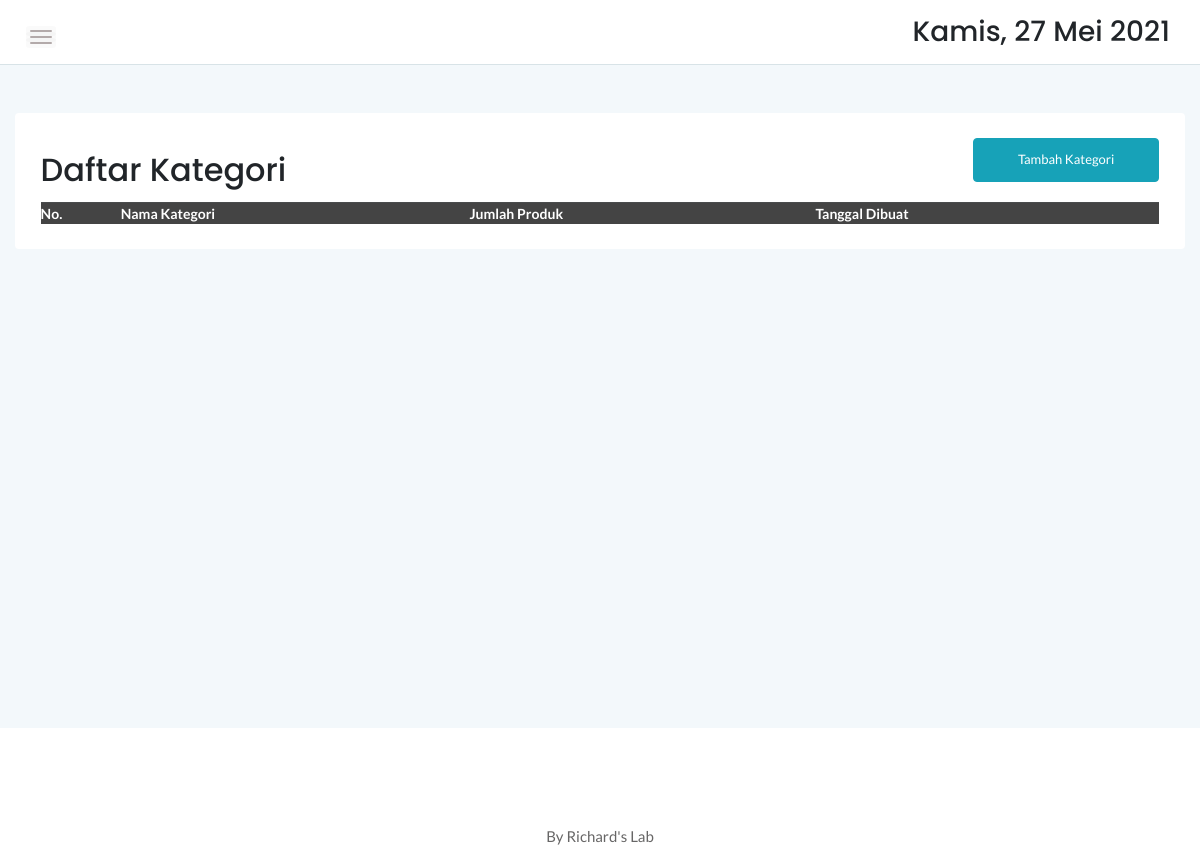
/admin/kategori.php, run on an earlier commit of the app's database.
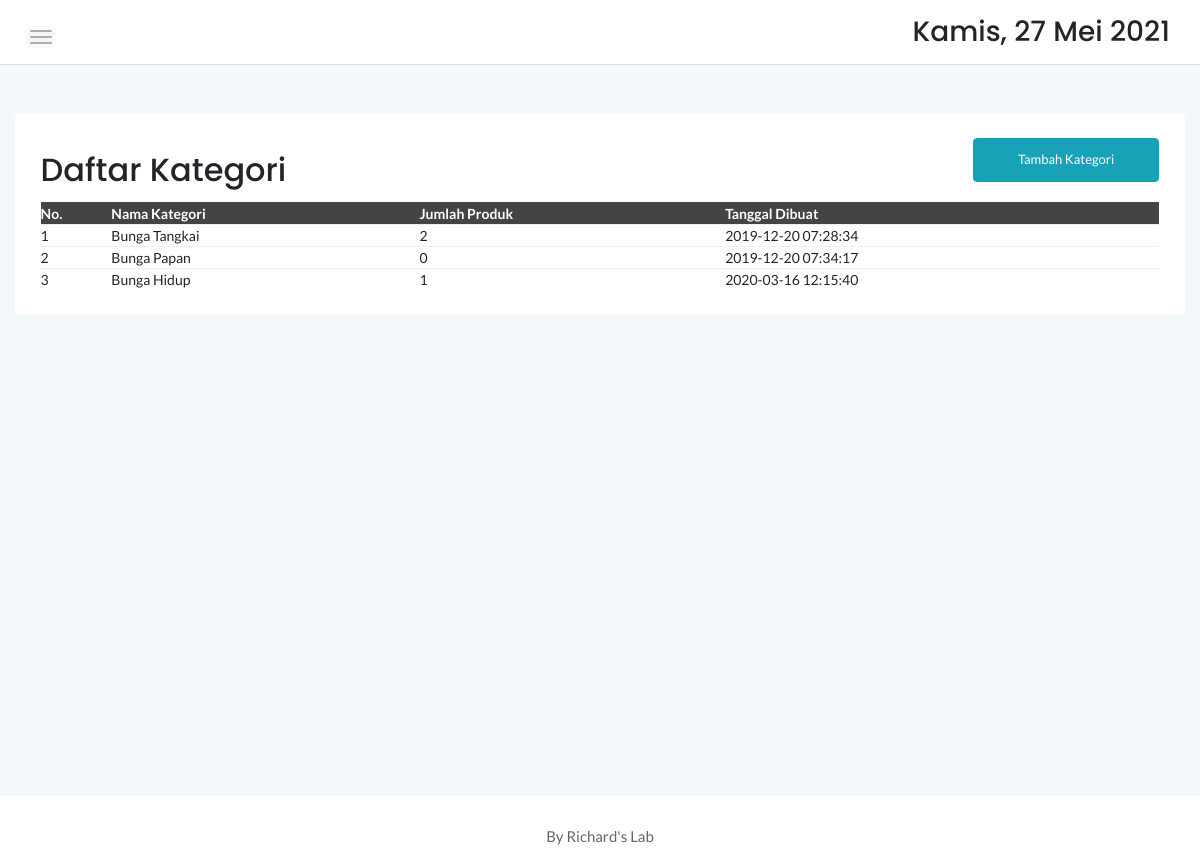
And on a later commit of the database.
### tables this page shows
CREATE TABLE `kategori` (
  `idkategori` int(11) NOT NULL,
  `namakategori` varchar(20) NOT NULL,
  `tgldibuat` timestamp NOT NULL DEFAULT current_timestamp()
);

### admin/kategori.php (the view, shortened to what this page needs)
<?php
	include '../controller/function.php';
	?>
<!doctype html>
<html class="no-js" lang="en">
<head>
    <link rel="stylesheet" href="assets/css/bootstrap.min.css">
    <link rel="stylesheet" href="assets/css/font-awesome.min.css">
    <link rel="stylesheet" href="assets/css/themify-icons.css">
    <link rel="stylesheet" href="assets/css/metisMenu.css">
    <link rel="stylesheet" href="assets/css/owl.carousel.min.css">
    <link rel="stylesheet" href="assets/css/slicknav.min.css">
    <link rel="stylesheet" href="https://www.amcharts.com/lib/3/plugins/export/export.css" type="text/css" media="all" />
	<link rel="stylesheet" type="text/css" href="https://cdn.datatables.net/1.10.20/css/jquery.dataTables.min.css">
    <link rel="stylesheet" type="text/css" href="https://cdn.datatables.net/1.10.20/css/jquery.dataTables.css">
    <link rel="stylesheet" type="text/css" href="https://cdn.datatables.net/1.10.20/css/dataTables.bootstrap4.min.css">
    <link rel="stylesheet" type="text/css" href="https://cdn.datatables.net/responsive/2.2.3/css/responsive.bootstrap.min.css">
    <link rel="stylesheet" type="text/css" href="https://cdn.datatables.net/responsive/2.2.3/css/responsive.jqueryui.min.css">
	<link rel="stylesheet" type="text/css" href="https://cdn.datatables.net/buttons/1.5.2/css/buttons.dataTables.min.css">
    <link rel="stylesheet" href="assets/css/typography.css">
    <link rel="stylesheet" href="assets/css/default-css.css">
    <link rel="stylesheet" href="assets/css/styles.css">
    <link rel="stylesheet" href="assets/css/responsive.css">
</head>
<body>
    <div class="page-container">
        <div class="main-content">
            <div class="header-area">
                <div class="row align-items-center">
                    <div class="col-md-6 col-sm-8 clearfix">
                        <div class="nav-btn pull-left">
                            <span></span>
                            <span></span>
                            <span></span>
                        </div>
                    </div>
                    <div class="col-md-6 col-sm-4 clearfix">
                        <ul class="notification-area pull-right">
                            <li><h3><div class="date">
						</b></div></h3>
						</li>
                        </ul>
                    </div>
                </div>
            </div>
            <div class="main-content-inner">
                <div class="row mt-5 mb-5">
                    <div class="col-12">
                        <div class="card">
                            <div class="card-body">
                                <div class="d-sm-flex justify-content-between align-items-center">
									<h2>Daftar Kategori</h2>
									<button style="margin-bottom:20px" data-toggle="modal" data-target="#myModal" class="btn btn-info col-md-2">Tambah Kategori</button>
                                </div>
                                    <div class="data-tables datatable-dark">
										 <table id="dataTable3" class="display" style="width:100%"><thead class="thead-dark">
											<tr>
												<th>No.</th>
												<th>Nama Kategori</th>
												<th>Jumlah Produk</th>
												<th>Tanggal Dibuat</th>
											</tr></thead><tbody>
											<?php
											$brgs=mysqli_query($conn,"SELECT * from kategori order by idkategori ASC");
											$no=1;
											while($p=mysqli_fetch_array($brgs)){
												$id = $p['idkategori'];
												?>
												<tr>
													<td><?php echo $no++ ?></td>
													<td><?php echo $p['namakategori'] ?></td>
													<td><?php
														$result1 = mysqli_query($conn,"SELECT Count(idproduk) AS count FROM produk p, kategori k where p.idkategori=k.idkategori and k.idkategori='$id' order by idproduk ASC");
														$cekrow = mysqli_num_rows($result1);
														$row1 = mysqli_fetch_assoc($result1);
														$count = $row1['count'];
														if($cekrow > 0){
														echo number_format($count);
														} else {
															echo 'No data';
														}
													?></td>
													<td><?php echo $p['tgldibuat'] ?></td>
												</tr>
												<?php
											}
											?>
										</tbody>
										</table>
                                    </div>
								 </div>
                            </div>
                        </div>
                    </div>
                </div>
            </div>
        </div>
        <footer>
            <div class="footer-area">
                <p>By Richard's Lab</p>
            </div>
        </footer>
</body>
</html>

What changed in the data, as far as the page shows it:
added kategori: namakategori "Bunga Tangkai", count "2", tgldibuat "2019-12-20 07:28:34"
added kategori: namakategori "Bunga Papan", count "0", tgldibuat "2019-12-20 07:34:17"
added kategori: namakategori "Bunga Hidup", count "1", tgldibuat "2020-03-16 12:15:40"
